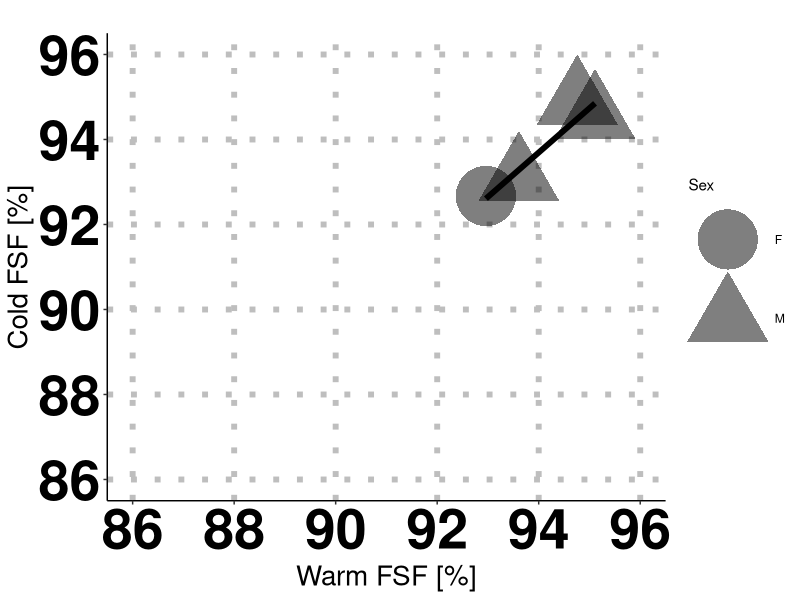
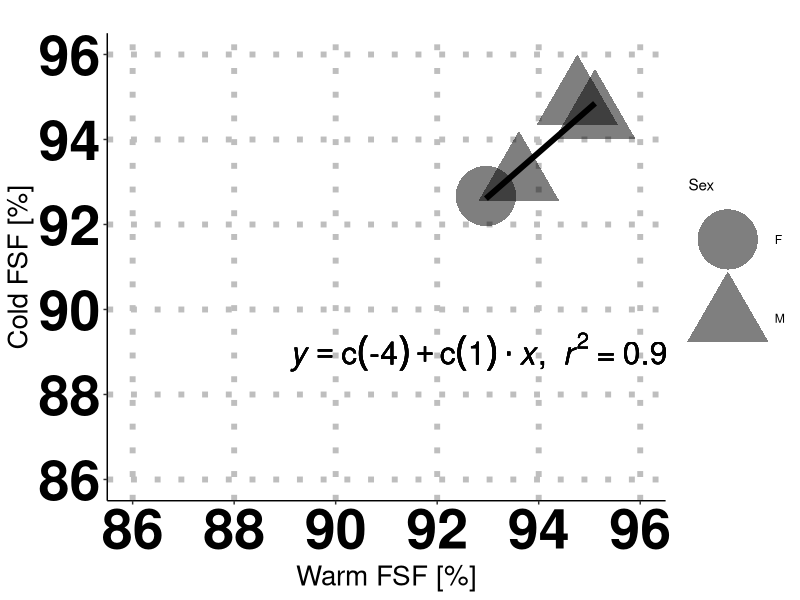

Reproduce these figures in R, in order.
#  CODE FOR RECREATING WAT PAPER FIGURES #################################
#  This .R file contains the script to recreate Figure 2 panel C) in the paper.
#  The script reads reconstructed data from the ../data_output/ folder and
#  puts the png image in the  ../figures/ folder.
#  FIGURE 2 C :  FSF v. FSF - subjects with BMI >= 25

# Need ggplot2 and plyr
require(ggplot2)
require(plyr)

# Load CSV file into a data frame
df = read.csv('../tidy_data/WAT_avgAllslx_master_file_CA_v_TN.csv')

selected_rows = df[,"BMI"]>=25
df = df[selected_rows ,]

CA_FSF_Avg = df[,"CA_FSF_Avg"]
TN_FSF_Avg = df[,"TN_FSF_Avg"]

# regression function
lm_eqn = function(df){
  m = lm(CA_FSF_Avg ~ TN_FSF_Avg, df);
  eq <- substitute(italic(y) == a + b %.% italic(x)*","~~italic(r)^2~"="~r2,
                   list(a = format(coef(m)[1], digits = 1),
                        b = format(coef(m)[2], digits = 1),
                        r2 = format(summary(m)$r.squared, digits = 2)))
  as.character(as.expression(eq));
}

g0 = ggplot(df, aes(x=TN_FSF_Avg, y=CA_FSF_Avg, shape=Sex)) +
  geom_smooth(aes(x=TN_FSF_Avg, y=CA_FSF_Avg, shape=NULL), data=df, method = "lm", se=FALSE, formula = y ~ x, colour="black", linetype="solid", alpha=0.5, size=2, weight=2) +
  geom_point(alpha=0.5,size=20) + 
  theme(axis.text=element_text(colour="black", size=40,face="bold"),axis.title=element_text(size=20),
        axis.line = element_line(colour = "black"),
        panel.grid.major = element_line(linetype = 3, colour = "gray", size = 2),
        panel.grid.minor = element_blank(),
        panel.background = element_blank()) +
  coord_cartesian(xlim=c(86,96), ylim=c(86,96))

g0.labs <- g0 + labs(title = "", x = "Warm FSF [%]", y = "Cold FSF [%]")
g0.labs

g1 = g0.labs + geom_text(aes(x = 93, y = 89, label = lm_eqn(df)), parse = TRUE, colour="black",size=8)

plot(g1)

# Copy plot to a PNG file
dev.copy(png, file = '../figures/Figure_2c.png', width=850, height=750)

# Don't forget to close the PNG device!
dev.off()

# Display the statistics (R-squared, p-value and confidence interval)
print("**********************************************************")
print("Figure 2c) statistics (R-squared, p-value and confidence interval)")
mod <- lm(CA_FSF_Avg~TN_FSF_Avg)
print(summary(mod))
print(confint(mod))
print("**********************************************************")
